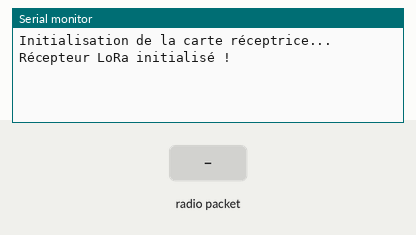
A sketch run on a simulated Arduino Mega 2560, built with avr-gcc and run on an emulated ATmega2560. Shown: the last lines printed to the serial monitor. The inputs (shaded band) are chosen by the test bench. No radio packets arrive unless stated.

Above: at 1.2 s.
1.3 s: radio packet "1" arrives
At 1.9 s:
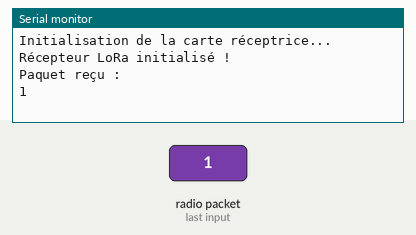
2.8 s: radio packet "0" arrives
At 4.0 s:
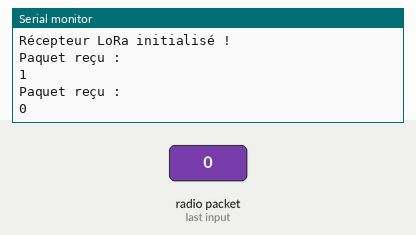
4.3 s: radio packet "2" arrives
At 5.4 s:
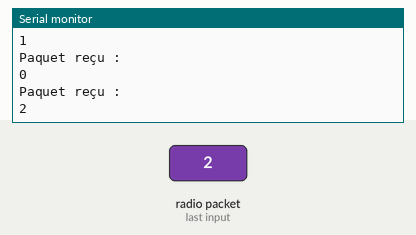

The sketch:

recepteur.ino
```cpp
// Code pour la carte Arduino réceptrice
#include <SPI.h>
#include <LoRa.h>

// Configuration des pins pour LoRa
#define LORA_SCK 18
#define LORA_MISO 19
#define LORA_MOSI 23
#define LORA_SS 5
#define LORA_RST 14
#define LORA_DIO0 26
#define BAND 915E6  // Fréquence LoRa (modifiez selon votre région)

void setup() {
  // Initialisation de la communication série
  Serial.begin(9600);
  while (!Serial);
  Serial.println("Initialisation de la carte réceptrice...");

  // Initialisation du module LoRa
  LoRa.setPins(LORA_SS, LORA_RST, LORA_DIO0);
  if (!LoRa.begin(BAND)) {
    Serial.println("Échec de l'initialisation LoRa !");
    while (1);
  }
  Serial.println("Récepteur LoRa initialisé !");
}

void loop() {
  // Vérification si un paquet est reçu
  int packetSize = LoRa.parsePacket();
  if (packetSize) {
    Serial.println("Paquet reçu :");

    // Lire le paquet
    String receivedData = "";
    while (LoRa.available()) {
      receivedData += (char)LoRa.read();
    }

    // Afficher les données reçues sur la console série
    Serial.println(receivedData);
  }

}
```

Measured:
- after the input at 1.3 s, the serial monitor: prints a new line at once (image 1)
- after the input at 2.8 s, the serial monitor: prints a new line at once (image 2)
- after the input at 4.3 s, the serial monitor: prints a new line at once (image 3)
